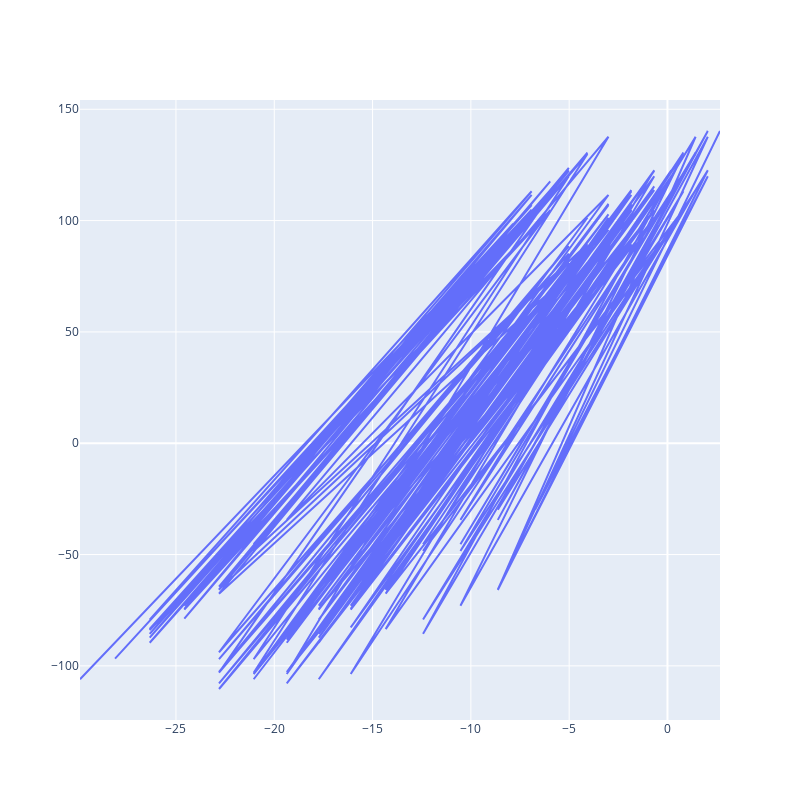

Notebook code for this chart:
### Code cell
import plotly.graph_objs as go
import plotly.offline as py

import pandas as pd
import numpy as np
from ipywidgets import interactive, HBox, VBox

lats, lons, names = [], [], []
for id, row in line_gdf.iterrows():
    p1, p2 = row.geometry.xy
    lats = np.append(lats, p1[0])
    lats = np.append(lats, p2[0])
    lons = np.append(lons, p1[1])
    lons = np.append(lons, p2[1])
    names = np.append(names, str(id) + "_0")
    names = np.append(names, str(id) + "_1")

# get the 2D figure of all CRs
import plotly.express as px

f = go.FigureWidget([go.Scatter(y=lons, x=lats, mode="lines")])

f.update_layout(width=800, height=800)
scatter = f.data[0]
f.show()
# f = go.FigureWidget([go.Scatter(y = df['City mpg'], x = df['City mpg'], mode = 'markers')])
# scatter = f.data[0]
# N = len(df)
# scatter.x = scatter.x + np.random.rand(N)/10 *(df['City mpg'].max() - df['City mpg'].min())
# scatter.y = scatter.y + np.random.rand(N)/10 *(df['City mpg'].max() - df['City mpg'].min())
# scatter.marker.opacity = 0.5

# def update_axes(xaxis, yaxis):
#     scatter = f.data[0]
#     scatter.x = df[xaxis]
#     scatter.y = df[yaxis]
#     with f.batch_update():
#         f.layout.xaxis.title = xaxis
#         f.layout.yaxis.title = yaxis
#         scatter.x = scatter.x + np.random.rand(N)/10 *(df[xaxis].max() - df[xaxis].min())
#         scatter.y = scatter.y + np.random.rand(N)/10 *(df[yaxis].max() - df[yaxis].min())

# axis_dropdowns = interactive(update_axes, yaxis = df.select_dtypes('int64').columns, xaxis = df.select_dtypes('int64').columns)

# # Create a table FigureWidget that updates on selection from points in the scatter plot of f
# t = go.FigureWidget([go.Table(
#     header=dict(values=['ID','Classification','Driveline','Hybrid'],
#                 fill = dict(color='#C2D4FF'),
#                 align = ['left'] * 5),
#     cells=dict(values=[df[col] for col in ['ID','Classification','Driveline','Hybrid']],
#                fill = dict(color='#F5F8FF'),
#                align = ['left'] * 5))])

# def selection_fn(trace,points,selector):
#     t.data[0].cells.values = [df.loc[points.point_inds][col] for col in ['ID','Classification','Driveline','Hybrid']]

# scatter.on_selection(selection_fn)

# # Put everything together
# VBox((HBox(axis_dropdowns.children),f,t))
print("done")

### Figure 1 — Plotly figure (JSON) as saved in the notebook; plotly's stock layout.template omitted (floating-point values rounded to 4 significant figures; data arrays with more than 128 entries replaced by an {"elided": "..."} marker saying what was removed)
{"data": [{"mode": "lines", "type": "scatter", "uid": "753250f8-f019-4650-bb3f-f3ecbf313488", "x": {"elided": "150 float values"}, "y": {"elided": "150 float values"}}], "layout": {"height": 800, "width": 800}}
